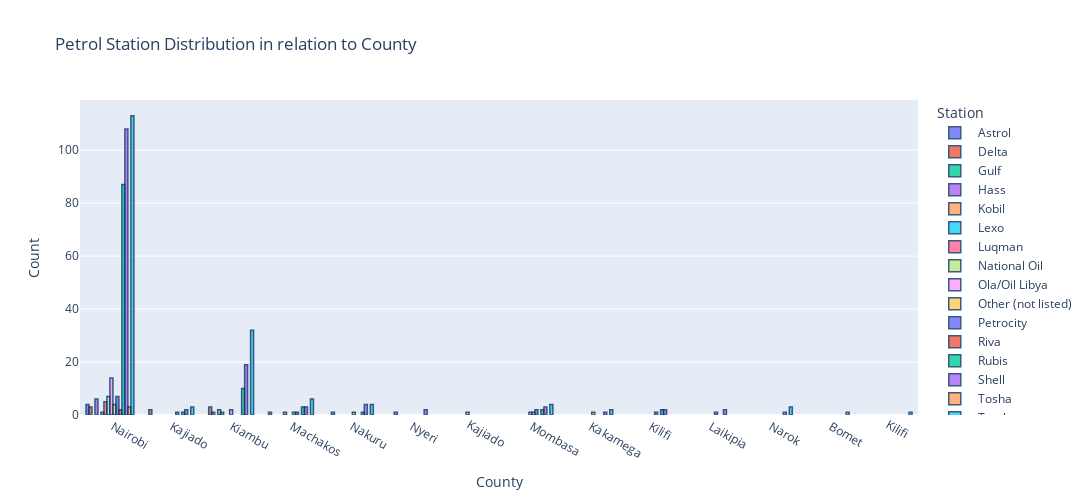

Notebook source saved alongside this figure:
### Markdown cell above
### Petrol Station Distribution in relation to the Counties

### Code cell
#Fuel Type vs County
fuel_station=petrol_data.loc[:,["Station ","County"]].groupby(["Station ","County"]).size().reset_index()
fuel_station.columns=["Station ","County","Count"]
fig=px.bar(fuel_station,x='County',y='Count',color="Station ",
          barmode='group',title="Petrol Station Distribution in relation to County",
          height=500,width=1500)
fig.update_traces(marker_line_color='rgb(9,50,100)',marker_line_width=1.5,opacity=0.8)
fig.show()

### Figure 1 — Plotly figure (JSON) as saved in the notebook; plotly's stock layout.template omitted (floating-point values rounded to 4 significant figures)
{"data": [{"alignmentgroup": "True", "hovertemplate": "Station = Astrol <br>County=%{x}<br>Count=%{y}<extra></extra>", "legendgroup": " Astrol ", "marker": {"color": "#636efa", "line": {"color": "rgb(9,50,100)", "width": 1.5}, "pattern": {"shape": ""}}, "name": " Astrol ", "offsetgroup": " Astrol ", "opacity": 0.8, "orientation": "v", "showlegend": true, "textposition": "auto", "type": "bar", "x": [" Nairobi "], "xaxis": "x", "y": [4], "yaxis": "y"}, {"alignmentgroup": "True", "hovertemplate": "Station = Delta <br>County=%{x}<br>Count=%{y}<extra></extra>", "legendgroup": " Delta ", "marker": {"color": "#EF553B", "line": {"color": "rgb(9,50,100)", "width": 1.5}, "pattern": {"shape": ""}}, "name": " Delta ", "offsetgroup": " Delta ", "opacity": 0.8, "orientation": "v", "showlegend": true, "textposition": "auto", "type": "bar", "x": [" Kajiado ", " Kiambu", " Machakos ", " Nairobi "], "xaxis": "x", "y": [2, 3, 1, 3], "yaxis": "y"}, {"alignmentgroup": "True", "hovertemplate": "Station = Gulf <br>County=%{x}<br>Count=%{y}<extra></extra>", "legendgroup": " Gulf ", "marker": {"color": "#00cc96", "line": {"color": "rgb(9,50,100)", "width": 1.5}, "pattern": {"shape": ""}}, "name": " Gulf ", "offsetgroup": " Gulf ", "opacity": 0.8, "orientation": "v", "showlegend": true, "textposition": "auto", "type": "bar", "x": [" Kiambu", " Nakuru "], "xaxis": "x", "y": [1, 1], "yaxis": "y"}, {"alignmentgroup": "True", "hovertemplate": "Station = Hass <br>County=%{x}<br>Count=%{y}<extra></extra>", "legendgroup": " Hass ", "marker": {"color": "#ab63fa", "line": {"color": "rgb(9,50,100)", "width": 1.5}, "pattern": {"shape": ""}}, "name": " Hass ", "offsetgroup": " Hass ", "opacity": 0.8, "orientation": "v", "showlegend": true, "textposition": "auto", "type": "bar", "x": [" Nairobi ", " Nyeri "], "xaxis": "x", "y": [6, 1], "yaxis": "y"}, {"alignmentgroup": "True", "hovertemplate": "Station = Kobil <br>County=%{x}<br>Count=%{y}<extra></extra>", "legendgroup": " Kobil ", "marker": {"color": "#FFA15A", "line": {"color": "rgb(9,50,100)", "width": 1.5}, "pattern": {"shape": ""}}, "name": " Kobil ", "offsetgroup": " Kobil ", "opacity": 0.8, "orientation": "v", "showlegend": true, "textposition": "auto", "type": "bar", "x": [" Kiambu"], "xaxis": "x", "y": [2], "yaxis": "y"}, {"alignmentgroup": "True", "hovertemplate": "Station = Lexo <br>County=%{x}<br>Count=%{y}<extra></extra>", "legendgroup": " Lexo ", "marker": {"color": "#19d3f3", "line": {"color": "rgb(9,50,100)", "width": 1.5}, "pattern": {"shape": ""}}, "name": " Lexo ", "offsetgroup": " Lexo ", "opacity": 0.8, "orientation": "v", "showlegend": true, "textposition": "auto", "type": "bar", "x": [" Kiambu", " Nairobi "], "xaxis": "x", "y": [1, 1], "yaxis": "y"}, {"alignmentgroup": "True", "hovertemplate": "Station = Luqman <br>County=%{x}<br>Count=%{y}<extra></extra>", "legendgroup": " Luqman ", "marker": {"color": "#FF6692", "line": {"color": "rgb(9,50,100)", "width": 1.5}, "pattern": {"shape": ""}}, "name": " Luqman ", "offsetgroup": " Luqman ", "opacity": 0.8, "orientation": "v", "showlegend": true, "textposition": "auto", "type": "bar", "x": [" Machakos ", " Nairobi "], "xaxis": "x", "y": [1, 5], "yaxis": "y"}, {"alignmentgroup": "True", "hovertemplate": "Station = National Oil <br>County=%{x}<br>Count=%{y}<extra></extra>", "legendgroup": " National Oil ", "marker": {"color": "#B6E880", "line": {"color": "rgb(9,50,100)", "width": 1.5}, "pattern": {"shape": ""}}, "name": " National Oil ", "offsetgroup": " National Oil ", "opacity": 0.8, "orientation": "v", "showlegend": true, "textposition": "auto", "type": "bar", "x": [" Nairobi ", "Kajiado"], "xaxis": "x", "y": [7, 1], "yaxis": "y"}, {"alignmentgroup": "True", "hovertemplate": "Station = Ola/Oil Libya <br>County=%{x}<br>Count=%{y}<extra></extra>", "legendgroup": " Ola/Oil Libya ", "marker": {"color": "#FF97FF", "line": {"color": "rgb(9,50,100)", "width": 1.5}, "pattern": {"shape": ""}}, "name": " Ola/Oil Libya ", "offsetgroup": " Ola/Oil Libya ", "opacity": 0.8, "orientation": "v", "showlegend": true, "textposition": "auto", "type": "bar", "x": [" Kiambu", " Mombasa ", " Nairobi "], "xaxis": "x", "y": [2, 1, 14], "yaxis": "y"}, {"alignmentgroup": "True", "hovertemplate": "Station = Other (not listed) <br>County=%{x}<br>Count=%{y}<extra></extra>", "legendgroup": " Other (not listed) ", "marker": {"color": "#FECB52", "line": {"color": "rgb(9,50,100)", "width": 1.5}, "pattern": {"shape": ""}}, "name": " Other (not listed) ", "offsetgroup": " Other (not listed) ", "opacity": 0.8, "orientation": "v", "showlegend": true, "textposition": "auto", "type": "bar", "x": [" Kakamega ", " Machakos ", " Mombasa ", " Nairobi ", " Nakuru "], "xaxis": "x", "y": [1, 1, 1, 4, 1], "yaxis": "y"}, {"alignmentgroup": "True", "hovertemplate": "Station = Petrocity <br>County=%{x}<br>Count=%{y}<extra></extra>", "legendgroup": " Petrocity ", "marker": {"color": "#636efa", "line": {"color": "rgb(9,50,100)", "width": 1.5}, "pattern": {"shape": ""}}, "name": " Petrocity ", "offsetgroup": " Petrocity ", "opacity": 0.8, "orientation": "v", "showlegend": true, "textposition": "auto", "type": "bar", "x": [" Kajiado ", " Kilifi ", " Laikipia ", " Machakos ", " Mombasa ", " Nairobi "], "xaxis": "x", "y": [1, 1, 1, 1, 2, 7], "yaxis": "y"}, {"alignmentgroup": "True", "hovertemplate": "Station = Riva <br>County=%{x}<br>Count=%{y}<extra></extra>", "legendgroup": " Riva ", "marker": {"color": "#EF553B", "line": {"color": "rgb(9,50,100)", "width": 1.5}, "pattern": {"shape": ""}}, "name": " Riva ", "offsetgroup": " Riva ", "opacity": 0.8, "orientation": "v", "showlegend": true, "textposition": "auto", "type": "bar", "x": [" Nairobi "], "xaxis": "x", "y": [2], "yaxis": "y"}, {"alignmentgroup": "True", "hovertemplate": "Station = Rubis <br>County=%{x}<br>Count=%{y}<extra></extra>", "legendgroup": " Rubis ", "marker": {"color": "#00cc96", "line": {"color": "rgb(9,50,100)", "width": 1.5}, "pattern": {"shape": ""}}, "name": " Rubis ", "offsetgroup": " Rubis ", "opacity": 0.8, "orientation": "v", "showlegend": true, "textposition": "auto", "type": "bar", "x": [" Kajiado ", " Kiambu", " Kilifi ", " Machakos ", " Mombasa ", " Nairobi ", " Nakuru "], "xaxis": "x", "y": [1, 10, 2, 3, 2, 87, 1], "yaxis": "y"}, {"alignmentgroup": "True", "hovertemplate": "Station = Shell <br>County=%{x}<br>Count=%{y}<extra></extra>", "legendgroup": " Shell ", "marker": {"color": "#ab63fa", "line": {"color": "rgb(9,50,100)", "width": 1.5}, "pattern": {"shape": ""}}, "name": " Shell ", "offsetgroup": " Shell ", "opacity": 0.8, "orientation": "v", "showlegend": true, "textposition": "auto", "type": "bar", "x": [" Kajiado ", " Kakamega ", " Kiambu", " Kilifi ", " Laikipia ", " Machakos ", " Mombasa ", " Nairobi ", " Nakuru ", " Narok ", " Nyeri "], "xaxis": "x", "y": [2, 1, 19, 2, 2, 3, 3, 108, 4, 1, 2], "yaxis": "y"}, {"alignmentgroup": "True", "hovertemplate": "Station = Tosha <br>County=%{x}<br>Count=%{y}<extra></extra>", "legendgroup": " Tosha ", "marker": {"color": "#FFA15A", "line": {"color": "rgb(9,50,100)", "width": 1.5}, "pattern": {"shape": ""}}, "name": " Tosha ", "offsetgroup": " Tosha ", "opacity": 0.8, "orientation": "v", "showlegend": true, "textposition": "auto", "type": "bar", "x": [" Bomet ", " Nairobi "], "xaxis": "x", "y": [1, 3], "yaxis": "y"}, {"alignmentgroup": "True", "hovertemplate": "Station = Total <br>County=%{x}<br>Count=%{y}<extra></extra>", "legendgroup": " Total ", "marker": {"color": "#19d3f3", "line": {"color": "rgb(9,50,100)", "width": 1.5}, "pattern": {"shape": ""}}, "name": " Total ", "offsetgroup": " Total ", "opacity": 0.8, "orientation": "v", "showlegend": true, "textposition": "auto", "type": "bar", "x": [" Kajiado ", " Kakamega ", " Kiambu", " Machakos ", " Mombasa ", " Nairobi ", " Nakuru ", " Narok ", "Kilifi"], "xaxis": "x", "y": [3, 2, 32, 6, 4, 113, 4, 3, 1], "yaxis": "y"}], "layout": {"barmode": "group", "height": 500, "legend": {"title": {"text": "Station "}, "tracegroupgap": 0}, "title": {"text": "Petrol Station Distribution in relation to County"}, "width": 1500, "xaxis": {"anchor": "y", "domain": [0.0, 1.0], "title": {"text": "County"}}, "yaxis": {"anchor": "x", "domain": [0.0, 1.0], "title": {"text": "Count"}}}}
